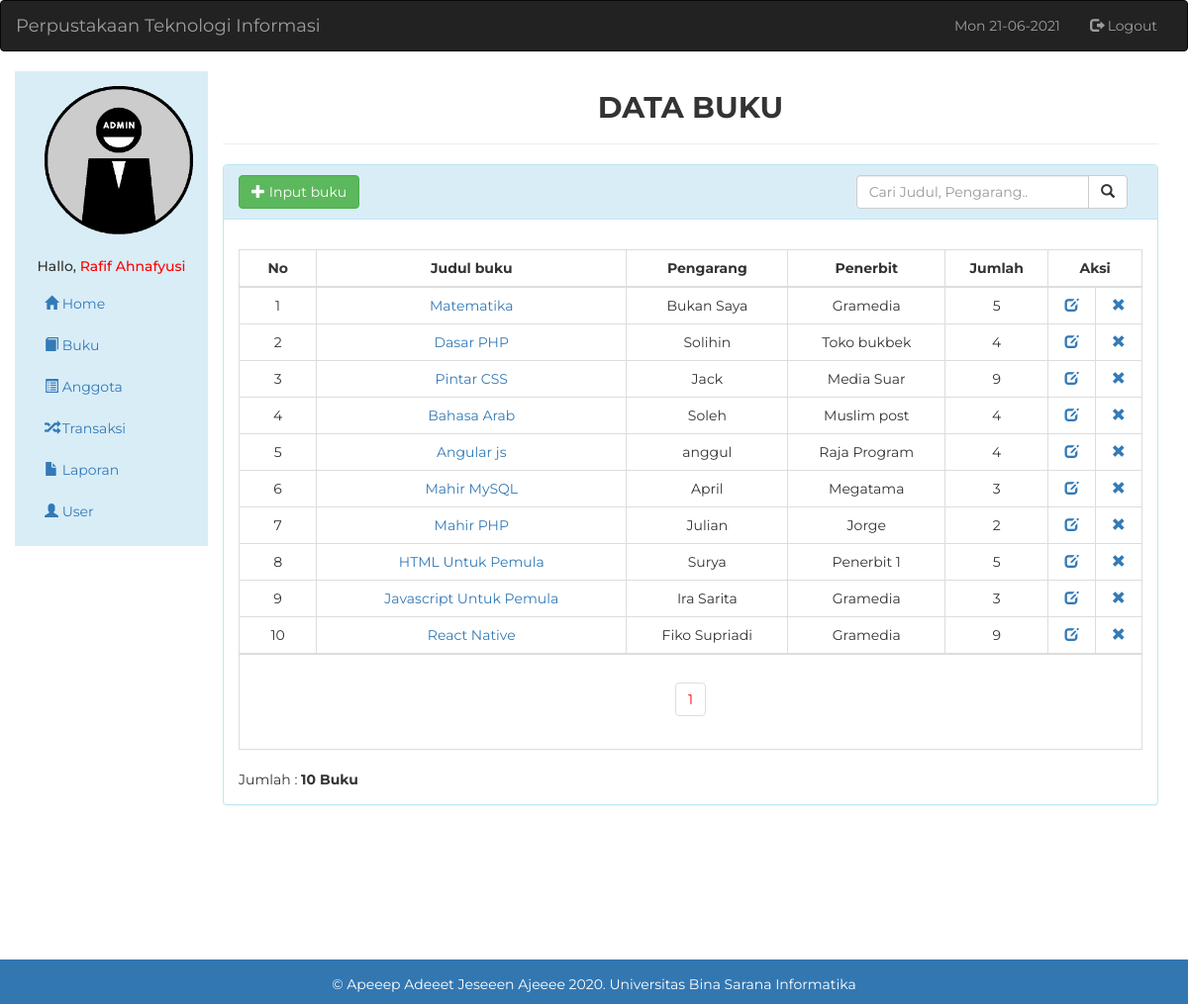
The page /admin/index.php?page=buku (signed in) on the database its author committed.
### tables this page shows
CREATE TABLE `tbl_buku` (
  `id` int(5) NOT NULL,
  `judul` varchar(200) NOT NULL,
  `pengarang` varchar(100) NOT NULL,
  `penerbit` varchar(150) NOT NULL,
  `thn_terbit` varchar(4) NOT NULL,
  `isbn` varchar(25) NOT NULL,
  `jumlah_buku` int(3) NOT NULL,
  `lokasi` enum('rak1','rak2','rak3') NOT NULL,
  `tgl_input` datetime NOT NULL
);

### admin/buku_data.php (the view, shortened to what this page needs)
<div class="col-sm-10">
<center><h2 style="font-weight:bold">DATA BUKU</h2>
  <hr>
</div>
<div id="loginbox" style="margin-top: ;" class="mainbox col-md-10">
	<div class="panel panel-info">
		<div class="panel-heading">
			<a  class="btn btn-success" href="?page=buku_input"><span class="glyphicon glyphicon-plus"></span> Input buku</a>
			<div class="pull-right col-md-4">
				<form action="?page=buku_search" method="post">
          <div class="input-group">
				  	<input type="text" name="cari" class="form-control" placeholder="Cari Judul, Pengarang..">
				    <span class="input-group-btn">
				    <button type="submit" class="btn btn-default" type="button">
				    	<span class="glyphicon glyphicon-search"></span>
				    </button>
				    </span>
				  </div>
				</form>
      </div>
		</div>
		<div style="padding-top: 10px" class="panel-body">
		<br>
			<table class="table table-bordered">
				<thead>
				<tr>
					<th width="5%"><center>No</th>
					<th width="20%"><center>Judul buku</th>
					<th width="10%"><center>Pengarang</th>
					<th width="10%"><center>Penerbit</th>
					<th width="5%"><center>Jumlah</th>
					<th width="5%" colspan="2"><center>Aksi</th>
				</tr>
				</thead>
				<tbody>
				<?php
				include_once '../inc/class.perpus.php';
				$buku = new buku;
				$records_per_page=10;
				$query = "SELECT * FROM tbl_buku";
				$newquery = $buku->paging($query,$records_per_page);
				if (empty($page)) {
					$posisi = 0;
				}else{
					$posisi = ($page - 1) * $records_per_page;
				}
				$no=1+$posisi;
				foreach ($buku->showData($newquery) as $value) {
					?>
					<tr style="text-align: center;">
					<td><?php echo $no; ?></td>
					<td><a href="?page=detil-buku&id=<?=$value['id']?>"><?=$value['judul']; ?></a></td>
					<td><?=$value['pengarang']; ?></td>
					<td><?=$value['penerbit']?></td>
					<td><?=$value['jumlah_buku']?></td>
					<td>
						<a href="?page=buku_edit&id=<?=$value['id']?>" title="edit"><span class="glyphicon glyphicon-edit"></span></a>
					</td>
					<td>
						<a href="?page=delete&buku_id=<?php print($value['id']) ?>" onclick="return confirm('Anda yakin ingin menghapus data buku <?php echo $value['judul']; ?> ?')" title="Hapus"><span class="glyphicon glyphicon-remove"></span></a>
					</td>
					</tr>
					<?php
					$no++;
				}
				?>
				</tbody>
				<tr>
	        <td colspan="7" align="center">
			    <div class="pagination-wrap">
			      <?php $buku->paginglink($query,$records_per_page); ?>
			    </div>
		  	  </td>
		    </tr>
			</table>
			Jumlah : <b><?php $buku->jumlah($query); ?> Buku</b>
		</div>
	</div>
</div>

### admin/index.php (shortened to what this page needs)
<!DOCTYPE html>
<html lang="en">
<head>
  <link rel="stylesheet" href="../css/bootstrap.min.css">
</head>
<body>
<?php
if(!isset($_SESSION['nama'])|| $_SESSION['level'] != "admin"){
  echo "<script>alert('Silahkan login terlebih dahulu')</script>";
  echo "<meta http-equiv='refresh' content='0; url=../index.php'>";
}
else{
  include_once 'head.php';
?>
  <div class="row content">
  <div class="container-fluid">
  <div class="container-fluid">
    <div class="col-sm-2 sidenav">
    <center> <img src="../images/AdminProfile.png" height="150px" alt="Admin"> </center>
      <h5> <center> Hallo, <font color="red"><?php echo $_SESSION['nama']; ?></font></h5>
      <ul class="nav nav-pills nav-stacked">
        <li><a href="index.php"><span class="glyphicon glyphicon-home"></span> Home</a></li>
        <li><a href="?page=buku"><i class="glyphicon glyphicon-book"></i> Buku</a></li>
        <li><a href="?page=anggota"><i class="glyphicon glyphicon-list-alt"></i> Anggota</a></li>
        <li><a href="?page=transaksi"><i class="glyphicon glyphicon-random"></i> Transaksi</a></li>
        <li><a href="?page=laporan"><i class="glyphicon glyphicon-file"></i> Laporan</a></li>
        <li><a href="?page=user"><i class="glyphicon glyphicon-user"></i> User</a></li>
      </ul><br>
    </div>
    <?php
    switch ($_GET['page']) {
      case 'buku':
        include "buku_data.php";
        break;
    }
    ?>
  </div>
</div>
</div>
<footer class="container-fluid" style="margin-top: 17vh">
<font color="white"> <center> <p>&copy; Apeeep Adeeet Jeseeen Ajeeee 2020. Universitas Bina Sarana Informatika</p>
</footer>
<?php } ?>
</body>
</html>

### admin/head.php (shortened to what this page needs)
<nav class="navbar navbar-inverse">
  <div class="container-fluid">
    <div class="navbar-header">
      <a class="navbar-brand" href="index.php">Perpustakaan Teknologi Informasi</a>
    </div>
    <div class="collapse navbar-collapse" id="myNavbar">
      <ul class="nav navbar-nav navbar-right">
        <li><a href=""><?php echo date('D'.' '.'d-m-Y') ?></a></li>
        <li><a href="?page=logout"><span class="glyphicon glyphicon-log-out"></span> Logout</a></li>
      </ul>
    </div>
  </div>
</nav>

### inc/class.perpus.php (shortened to what this page needs)
<?php
class perpus
{
	private $host = "localhost";
	private $user = "root";
	private $db = "db_perpus";
	private $pass = "";
	protected $conn;
	public function __construct()
	{
		$this->conn = new PDO("mysql:host=".$this->host.";dbname=".$this->db,$this->user,$this->pass);
	}
	public function showData($query){
		$q = $this->conn->query($query) or die("failed!");
		while ($r = $q->fetch(PDO::FETCH_ASSOC)) {
			$data[]=$r;
		}
		return $data;
	}
	public function paging($query,$records_per_page)
	{
		$starting_position=0;
		$query2=$query." limit $starting_position,$records_per_page";
		return $query2;
	}
	public function paginglink($query,$records_per_page){
		$self = $_SERVER['PHP_SELF'];
		if ($_GET['page']==$_GET['page']) {
			$page = $_GET['page'];
		}
		$stmt = $this->conn->prepare($query);
		$stmt->execute();
		$total_no_of_records = $stmt->rowCount();
		if ($total_no_of_records > 0) {
			?><ul class="pagination"><?php
			$total_no_of_pages=ceil($total_no_of_records/$records_per_page);
			$current_page=1;
			for ($i=1; $i<=$total_no_of_pages; $i++) {
				if ($i==$current_page) {
					echo "<li><a href='".$self."?page=".$page."&page_no=".$i."' style='color:red;'>".$i."</a></li>";
				}else{
					echo "<li><a href='".$self."?page=".$page."&page_no=".$i."'>".$i."</a></li>";
				}
			}
		}
	}
	public function jumlah($query){
		$stmt = $this->conn->prepare($query);
		$stmt->execute();
		$row = $stmt->rowCount();
		print($row);
	}
}
?>

### admin/index.php (style rules this page uses)
body { font-family: 'Montserrat', sans-serif; }
.row.content { height: auto }
.sidenav { background-color: #d9edf7; height: 480px; }
footer { background-color: #3377b1; color: white; }
.container-fluid img { margin: 15px; }
footer p { padding-top: 15px; }

### rows shown on the page
tbl_buku: judul "Matematika", pengarang "Bukan Saya", penerbit "Gramedia", jumlah_buku "5"
tbl_buku: judul "Dasar PHP", pengarang "Solihin", penerbit "Toko bukbek", jumlah_buku "4"
tbl_buku: judul "Pintar CSS", pengarang "Jack", penerbit "Media Suar", jumlah_buku "9"
tbl_buku: judul "Bahasa Arab", pengarang "Soleh", penerbit "Muslim post", jumlah_buku "4"
tbl_buku: judul "Angular js", pengarang "anggul", penerbit "Raja Program", jumlah_buku "4"
tbl_buku: judul "Mahir MySQL", pengarang "April", penerbit "Megatama", jumlah_buku "3"
tbl_buku: judul "Mahir PHP", pengarang "Julian", penerbit "Jorge", jumlah_buku "2"
tbl_buku: judul "HTML Untuk Pemula", pengarang "Surya", penerbit "Penerbit 1", jumlah_buku "5"
tbl_buku: judul "Javascript Untuk Pemula", pengarang "Ira Sarita", penerbit "Gramedia", jumlah_buku "3"
tbl_buku: judul "React Native", pengarang "Fiko Supriadi", penerbit "Gramedia", jumlah_buku "9"

### other values the page prints
date('D'.' '.'d-m-Y') "Mon 21-06-2021"
$_SESSION['nama'] "Rafif Ahnafyusi"
$row "10"
